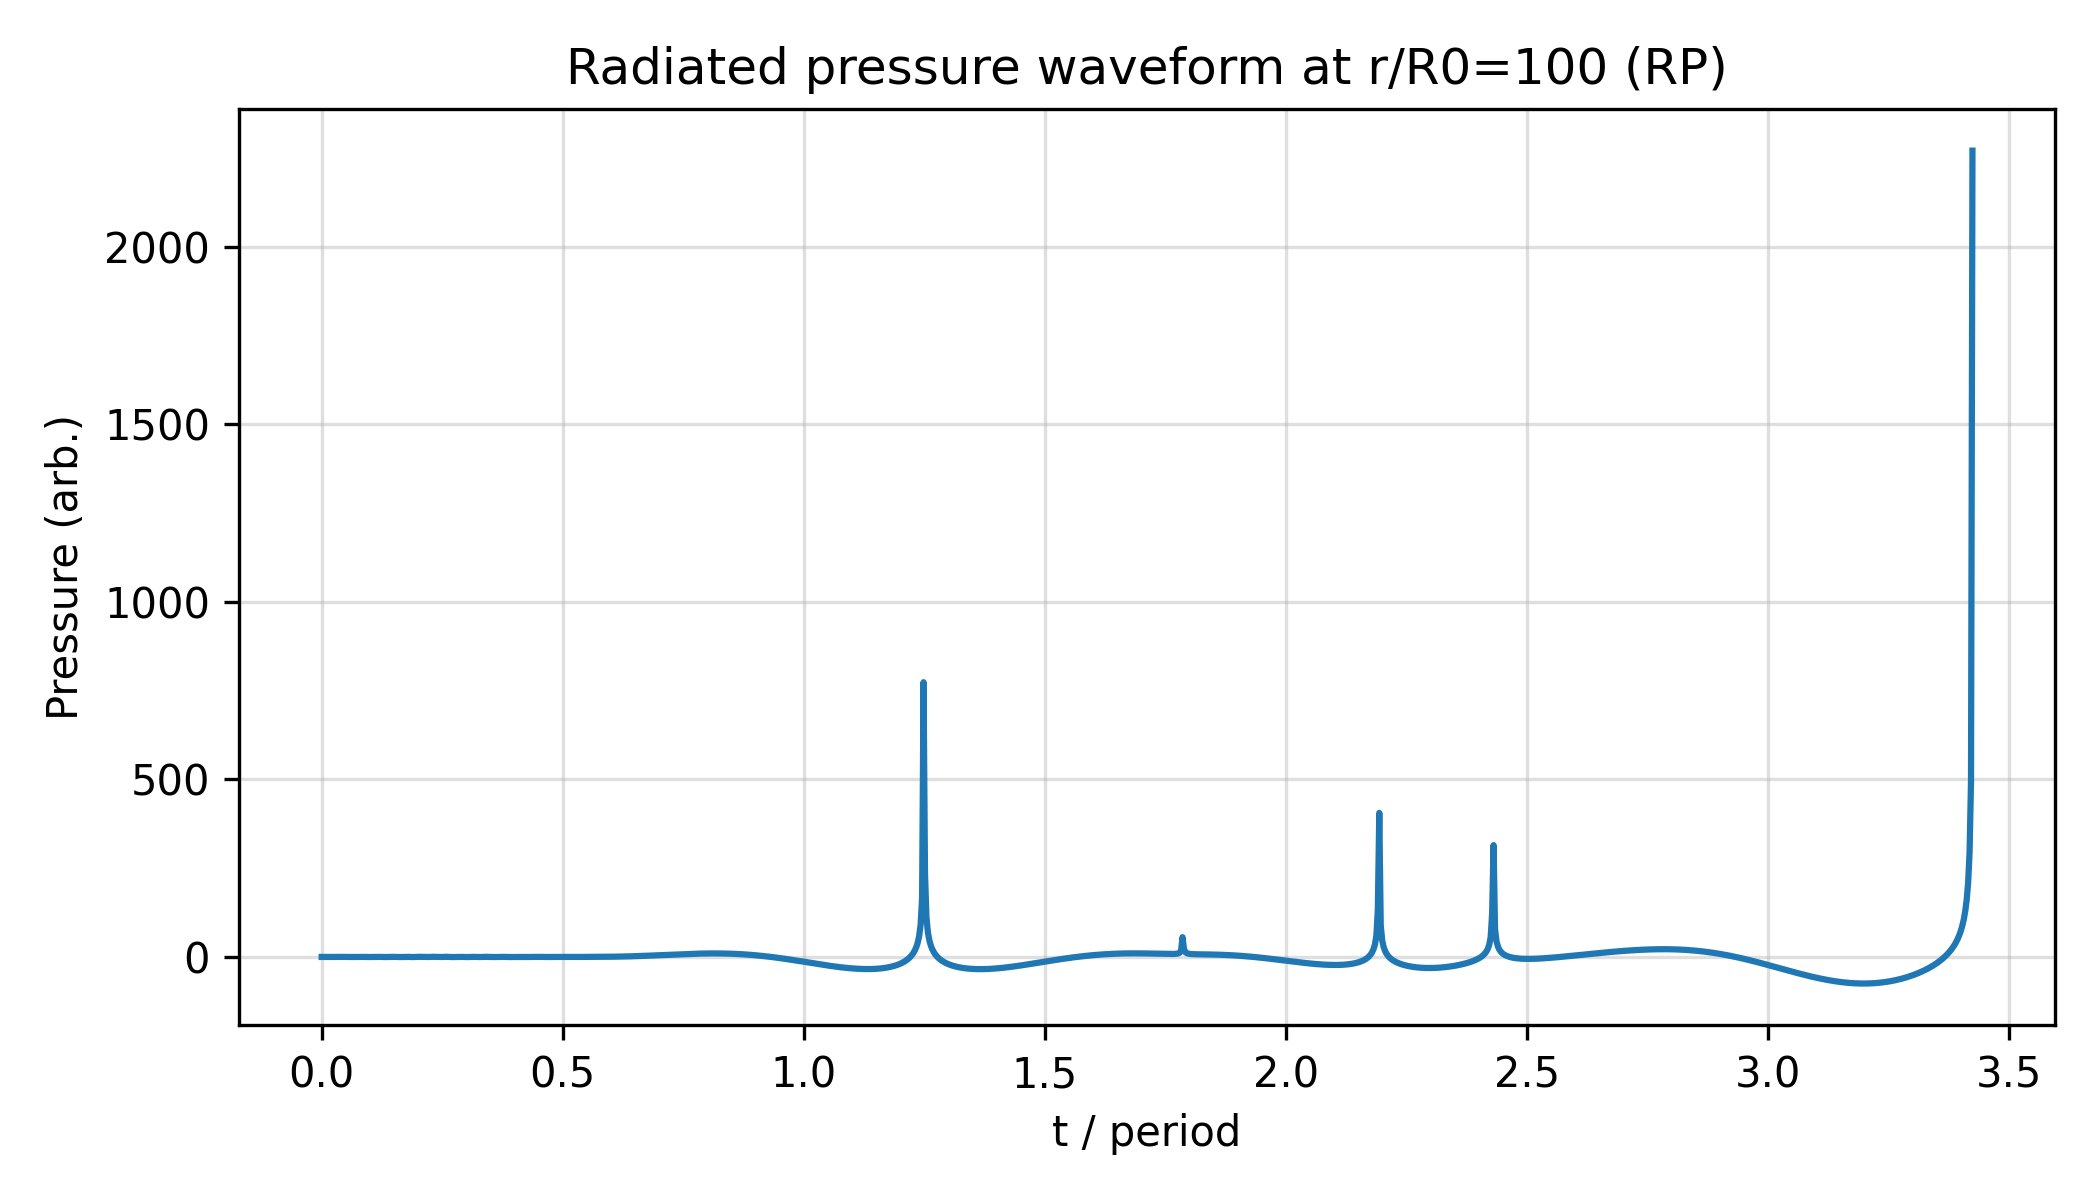

Here is the Python script that generated this plot:
import numpy as np
import matplotlib.pyplot as plt
from scipy.integrate import solve_ivp

# Radiated pressure proxy: compute far-field pulse from RP trajectory

rho = 1.0
R0 = 1.0
p_g0 = 100.0
kappa = 1.4
p0 = 100.0
mu = 0.0
sigma = 0.0

Pa = 200.0
f = 0.2
omega = 2 * np.pi * f
r_obs = 100.0 * R0  # observation distance


def p_bubble(R):
    R = max(R, 1e-8)
    return p_g0 * (R0 / R) ** (3 * kappa)


def rp_rhs(t, y):
    R, Rdot = y
    R = max(R, 1e-8)
    p_inf = p0 + Pa * np.sin(omega * t)
    delta_p = p_bubble(R) - p_inf
    Rddot = delta_p / (rho * R) - 1.5 * (Rdot ** 2) / R
    return [Rdot, Rddot]


periods = 6
t_end = periods / f
t_eval = np.linspace(0, t_end, 2000)
y0 = [R0, 0.0]
sol = solve_ivp(rp_rhs, (0, t_end), y0, t_eval=t_eval, rtol=1e-8, atol=1e-11)

R_series = sol.y[0]
Rdot_series = sol.y[1]
Rddot_series = []
for R, Rdot, t in zip(R_series, Rdot_series, sol.t):
    p_inf = p0 + Pa * np.sin(omega * t)
    delta_p = p_bubble(R) - p_inf
    Rddot = delta_p / (rho * R) - 1.5 * (Rdot ** 2) / R
    Rddot_series.append(Rddot)

Rddot_series = np.array(Rddot_series)

# Radiated pressure from Rayleigh approximation: p_sc = rho (R * Rddot + 2 Rdot^2) * R / r_obs
p_sc = rho * (R_series * Rddot_series + 2 * Rdot_series ** 2) * R_series / r_obs

plt.figure(figsize=(7, 4))
plt.plot(sol.t / (1 / f), p_sc, label="p_scattered (scaled)")
plt.xlabel("t / period")
plt.ylabel("Pressure (arb.)")
plt.title("Radiated pressure waveform at r/R0=100 (RP)")
plt.grid(True, alpha=0.4)
plt.tight_layout()
plt.savefig("study_energy_pressure.png", dpi=300)
plt.show()
